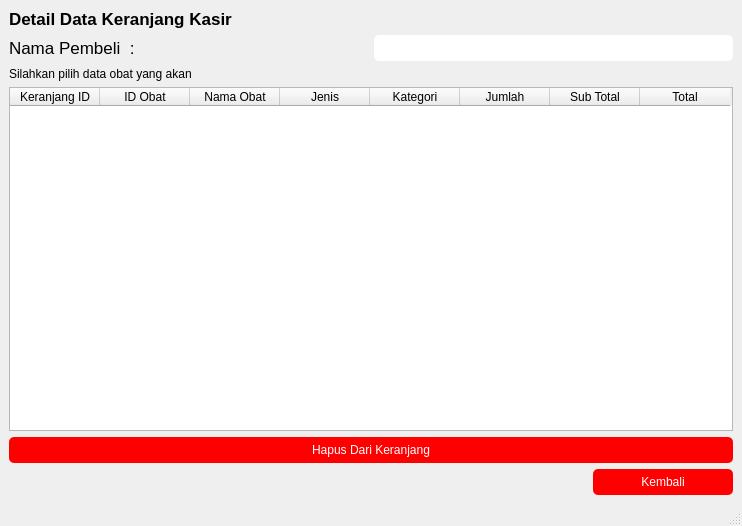
<?xml version="1.0" encoding="UTF-8"?>
<ui version="4.0">
 <class>MainWindow</class>
 <widget class="QMainWindow" name="MainWindow">
  <property name="geometry">
   <rect>
    <x>0</x>
    <y>0</y>
    <width>742</width>
    <height>526</height>
   </rect>
  </property>
  <property name="windowTitle">
   <string>MainWindow</string>
  </property>
  <widget class="QWidget" name="centralwidget">
   <layout class="QVBoxLayout" name="verticalLayout">
    <item>
     <widget class="QLabel" name="label">
      <property name="font">
       <font>
        <pointsize>13</pointsize>
        <bold>true</bold>
       </font>
      </property>
      <property name="text">
       <string>Detail Data Keranjang Kasir</string>
      </property>
     </widget>
    </item>
    <item>
     <layout class="QGridLayout" name="gridLayout">
      <item row="0" column="0">
       <widget class="QLabel" name="label_2">
        <property name="font">
         <font>
          <pointsize>13</pointsize>
         </font>
        </property>
        <property name="text">
         <string>Nama Pembeli  :</string>
        </property>
       </widget>
      </item>
      <item row="0" column="2">
       <widget class="QLabel" name="label_namaPembeli">
        <property name="styleSheet">
         <string notr="true">background-color: rgb(255, 255, 255);
border-radius: 5px;
padding: 6px 8px; 
alternate-background-color: rgb(187, 255, 253);</string>
        </property>
        <property name="text">
         <string/>
        </property>
       </widget>
      </item>
     </layout>
    </item>
    <item>
     <widget class="QLabel" name="label_3">
      <property name="text">
       <string>Silahkan pilih data obat yang akan</string>
      </property>
     </widget>
    </item>
    <item>
     <widget class="QTableWidget" name="tableWidget">
      <attribute name="horizontalHeaderDefaultSectionSize">
       <number>90</number>
      </attribute>
      <column>
       <property name="text">
        <string>Keranjang ID</string>
       </property>
      </column>
      <column>
       <property name="text">
        <string>ID Obat</string>
       </property>
      </column>
      <column>
       <property name="text">
        <string>Nama Obat</string>
       </property>
      </column>
      <column>
       <property name="text">
        <string>Jenis</string>
       </property>
      </column>
      <column>
       <property name="text">
        <string>Kategori</string>
       </property>
      </column>
      <column>
       <property name="text">
        <string>Jumlah</string>
       </property>
      </column>
      <column>
       <property name="text">
        <string>Sub Total</string>
       </property>
      </column>
      <column>
       <property name="text">
        <string>Total</string>
       </property>
      </column>
     </widget>
    </item>
    <item>
     <widget class="QPushButton" name="pushButton_2">
      <property name="styleSheet">
       <string notr="true">QPushButton { 
border-radius: 5px; 
	background-color: rgb(255, 0, 0);
    color: white;
padding: 6px 20px;
  
}

/* Saat kursor hover */
QPushButton:hover {
     /* warna saat hover */
background-color:rgb(213, 0, 0);
	color: white;
}

/* Saat tombol ditekan */
QPushButton:pressed {
     /* warna saat ditekan */
background-color: rgb(213, 0, 0);
	color: white;
}</string>
      </property>
      <property name="text">
       <string>Hapus Dari Keranjang</string>
      </property>
     </widget>
    </item>
    <item alignment="Qt::AlignRight">
     <widget class="QPushButton" name="pushButton">
      <property name="styleSheet">
       <string notr="true">QPushButton { 
border-radius: 5px; 
	background-color: rgb(255, 0, 0);
    color: white;
padding: 6px 20px;
    min-width: 100px;
    max-width: 200px;
}

/* Saat kursor hover */
QPushButton:hover {
     /* warna saat hover */
background-color:rgb(213, 0, 0);
	color: white;
}

/* Saat tombol ditekan */
QPushButton:pressed {
     /* warna saat ditekan */
background-color: rgb(213, 0, 0);
	color: white;
}</string>
      </property>
      <property name="text">
       <string>Kembali</string>
      </property>
     </widget>
    </item>
   </layout>
  </widget>
  <widget class="QMenuBar" name="menubar">
   <property name="geometry">
    <rect>
     <x>0</x>
     <y>0</y>
     <width>742</width>
     <height>22</height>
    </rect>
   </property>
  </widget>
  <widget class="QStatusBar" name="statusbar"/>
 </widget>
 <resources/>
 <connections/>
</ui>
